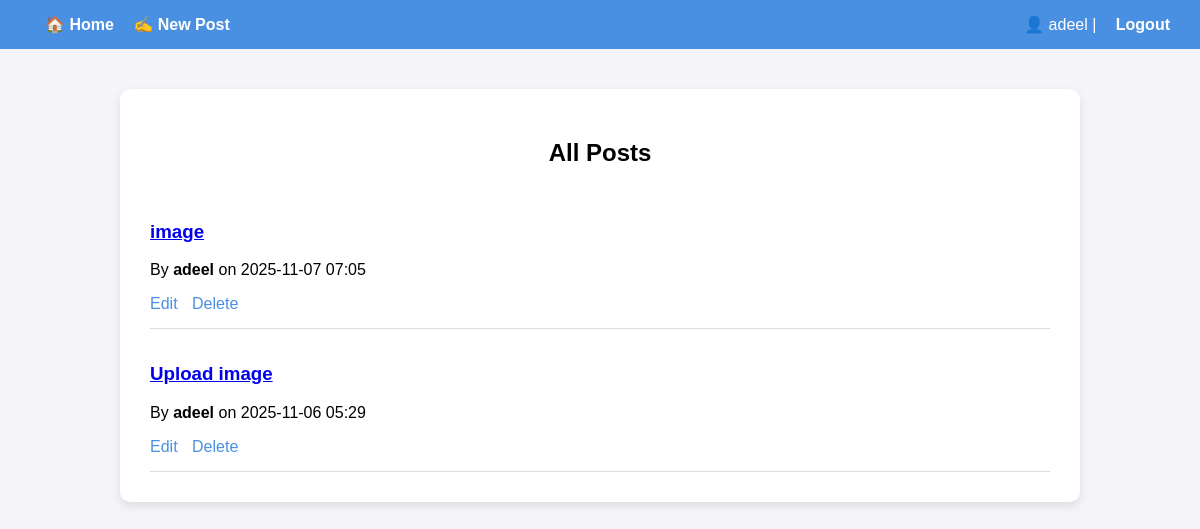
The app's page /post/ (signed in), older data.
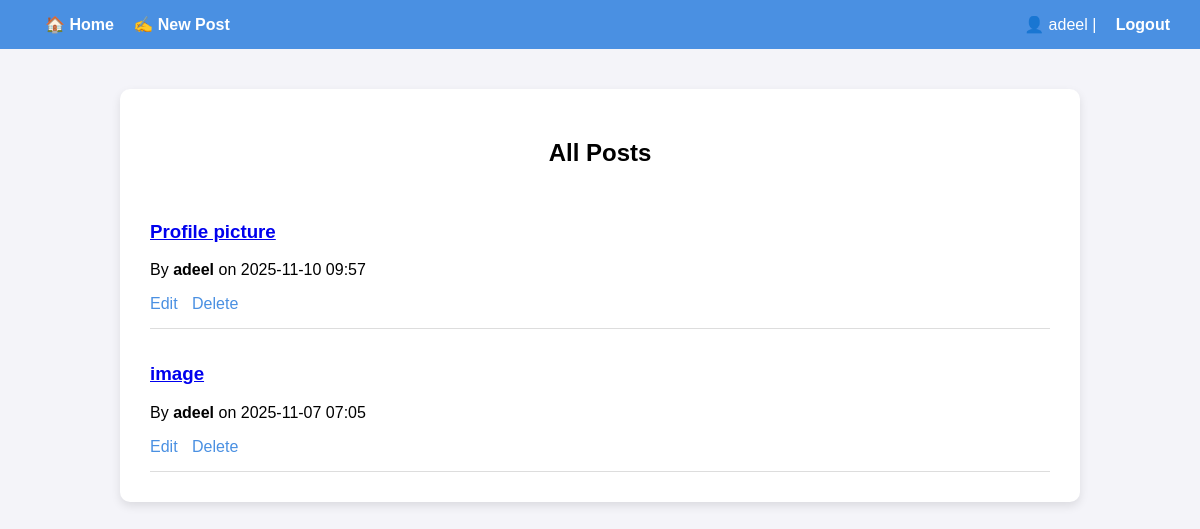
The same page, newer data.
### newapp/models.py (models this page shows)
class Post(models.Model):
    title = models.CharField(max_length=200)
    content = models.TextField()
    insert_image = models.ImageField(upload_to='post_images/', null=True, blank=True)
    author = models.ForeignKey(User, on_delete=models.CASCADE)
    created_at = models.DateTimeField(auto_now_add=True)
    updated_at = models.DateTimeField(auto_now=True)
    views = models.PositiveIntegerField(default=0)

### newapp/views.py (the view)
# urls.py: path('post/', views.post_list, name='post_list'),
def post_list(request):
    posts = Post.objects.filter(author=request.user).order_by('-created_at')
    return render(request, 'newapp/post_list.html', {'posts': posts})

### templates/newapp/post_list.html (shortened to what this page needs)
{% load static %}
<!DOCTYPE html>
<html>
<head>
</head>
<body>
<header>
    <div>
        <a href="{% url 'newapp:post_list' %}">🏠 Home</a>
        {% if request.user.is_authenticated %}
            <a href="{% url 'newapp:post_create' %}">✍️ New Post</a>
        {% endif %}
    </div>
    <div>
        {% if request.user.is_authenticated %}
            👤 {{ request.user.username }} |
            <a href="{% url 'newapp:logout' %}">Logout</a>
        {% else %}
            <a href="{% url 'newapp:login' %}">Login</a> |
            <a href="{% url 'newapp:register' %}">Register</a>
        {% endif %}
    </div>
</header>
<div class="container">
    <h2>All Posts</h2>
    {% for post in posts %}
        <div class="post">
            <h3><a href="{% url 'newapp:post_detail' post.pk %}">{{ post.title }}</a></h3>
            <p>By <strong>{{ post.author.username }}</strong> on {{ post.created_at|date:"Y-m-d H:i" }}</p>
            <div class="actions">
                {% if request.user.is_superuser or request.user == post.author %}
                    <a href="{% url 'newapp:post_edit' post.pk %}">Edit</a>
                    <a href="{% url 'newapp:post_delete' post.pk %}" onclick="return confirm('Are you sure?')">Delete</a>
                {% endif %}
            </div>
        </div>
    {% empty %}
        <p>No posts available.</p>
    {% endfor %}
</div>
</body>
</html>

Row changes from the older to the newer data that the page shows:
removed Post: title "Upload image", author.username "adeel", created_at "2025-11-06 05:29", shows "Edit"
added Post: title "Profile picture", author.username "adeel", created_at "2025-11-10 09:57", shows "Edit"
